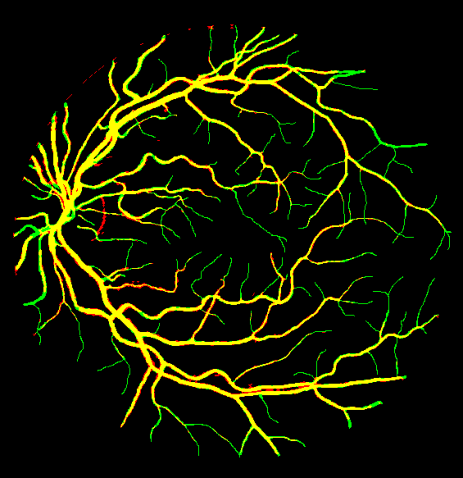
#> input picture comparison.png, 463 x 478 px; its folder holds only this picture in this run
$ python retinal_vessel_seg.py --image comparison.png
#> lines starting #> are read from the running program, lines starting #| are printed output that depends on the picture; after the words box and inside, x2 and y2 are one past the last pixel; in counts of white or black regions, pixels touching at a corner belong together
#> in main, original_img is the input picture: shape (478, 463, 3); mean B, G, R 0, 22.8, 20
import cv2
import numpy as np
from skimage import exposure
from skimage.morphology import black_tophat, closing, disk, dilation, erosion
from skimage.filters import threshold_otsu, frangi
from skimage.measure import label, regionprops
import matplotlib.pyplot as plt
import os
import argparse
import glob
from sklearn.metrics import accuracy_score, precision_score, recall_score, f1_score
from PIL import Image

def segment_retinal_vessels(image_path, mask_path=None):
#> called with image_path = 'comparison.png'
    img = cv2.imread(image_path)
    if img is None:
        print(f"Can't open image: {image_path}")
        raise ValueError(f"Can't open image: {image_path}")
    green_channel = img[:,:,1]
    clahe = cv2.createCLAHE(clipLimit=2.0, tileGridSize=(8,8))
    enhanced = clahe.apply(green_channel)
    if mask_path and os.path.exists(mask_path):
        mask_img = Image.open(mask_path)
        mask = np.array(mask_img) > 0
        kernel = cv2.getStructuringElement(cv2.MORPH_ELLIPSE, (7,7))
        mask = cv2.erode(mask.astype(np.uint8), kernel).astype(bool)
        enhanced = enhanced * mask
    else:
        mask = None
    kernel = cv2.getStructuringElement(cv2.MORPH_ELLIPSE, (13,13))
    bottom_hat = cv2.morphologyEx(enhanced, cv2.MORPH_BLACKHAT, kernel)
    if mask is not None:
        bottom_hat = bottom_hat * mask
    denoised = cv2.medianBlur(bottom_hat.astype(np.uint8), 3)
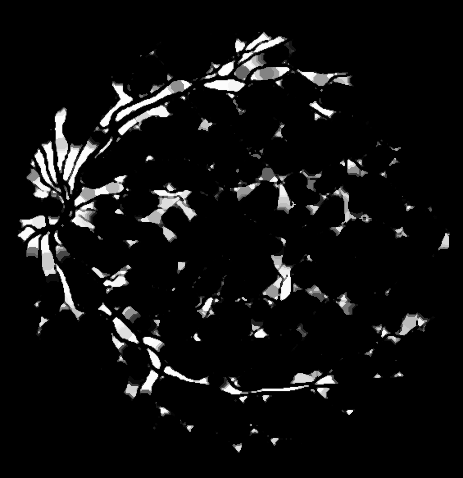
#> denoised: shape (478, 463); min 0, max 252, mean 15.7
    thresh = threshold_otsu(denoised)
#> thresh = 103
    binary = denoised > thresh
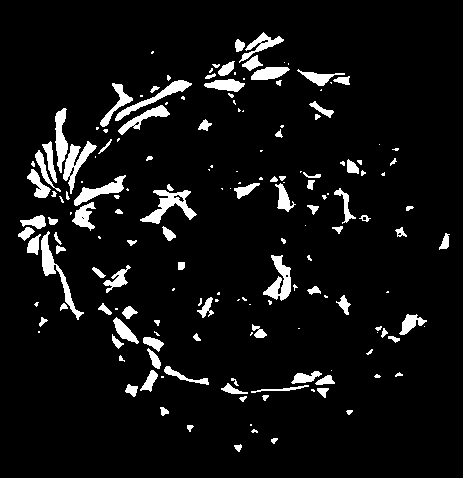
#> binary: shape (478, 463) bool; 6.8% white; 172 white regions (74 under 20 px)
    if mask is not None:
        binary = binary & mask
    labeled = label(binary)
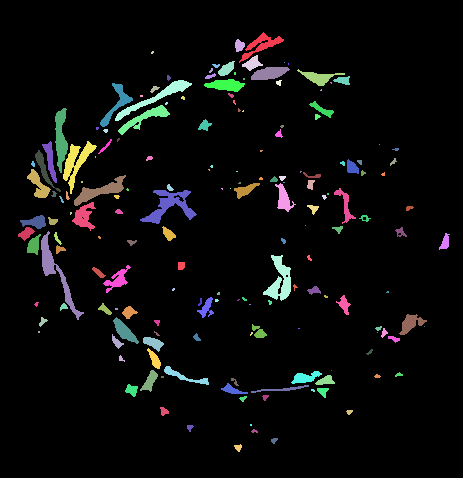
#> labeled: shape (478, 463) int32; 173 distinct labels, from 0 to 172; one colour per label, 0 black
    regions = regionprops(labeled)
#> regions = 172 regions; largest, box (x1, y1, x2, y2) and area: (140, 190, 197, 224) 725, (41, 231, 84, 320) 683, (63, 141, 97, 194) 621, (263, 255, 291, 301) 616, (115, 80, 192, 121) 563
    min_size = 80
    result_mask = np.zeros_like(binary)
    for region in regions:
        if region.area >= min_size:
            result_mask[labeled == region.label] = True
#> result_mask: shape (478, 463) bool; 5.6% white; 48 white regions, largest, box (x1, y1, x2, y2) and area: (140, 190, 197, 224) 725, (41, 231, 84, 320) 683, (63, 141, 97, 194) 621
    return result_mask

# [31 lines left out: function improved_segment_retinal_vessels, not called in this run]

def ensemble_segment_retinal_vessels(image_path, mask_path=None):
    mask1 = segment_retinal_vessels(image_path, mask_path)
    img = cv2.imread(image_path)
    if img is None:
        print(f"Can't open image: {image_path}")
        raise ValueError(f"Can't open image: {image_path}")
    green_channel = img[:,:,1]
    clahe = cv2.createCLAHE(clipLimit=2.0, tileGridSize=(8,8))
    enhanced = clahe.apply(green_channel)
    if mask_path and os.path.exists(mask_path):
        mask_img = Image.open(mask_path)
        mask = np.array(mask_img) > 0
        enhanced = enhanced * mask
    else:
        mask = None
    vesselness = frangi(enhanced, scale_range=(1, 10), beta=0.3, gamma=50)
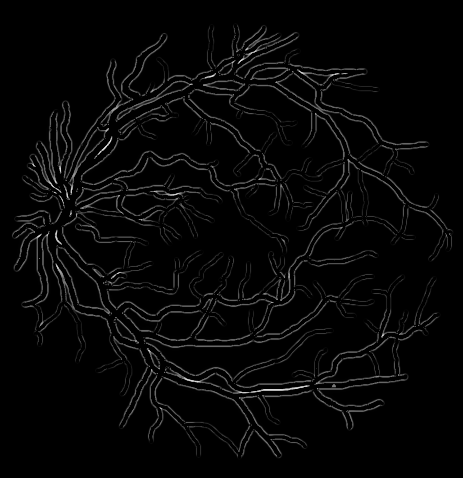
#> vesselness: shape (478, 463) float64; min 0, max 0.89, mean 0.0276
    vesselness = (vesselness * 255).astype(np.uint8)
    otsu_val = threshold_otsu(vesselness)
#> otsu_val = 37
    thresh_val = max(0, otsu_val - 10)
#> thresh_val = 27
    binary = (vesselness > thresh_val).astype(np.uint8)
#> binary: shape (478, 463); values 0 (black) and 1 (white), 9% white in thin lines or dots, all inside (x1, y1, x2, y2) = (12, 25, 452, 458)
    binary = closing(binary, disk(2))
#> binary: shape (478, 463); values 0 (black) and 1 (white), 15.9% white; 82 white regions (49 under 20 px), largest, box (x1, y1, x2, y2) and area: (60, 25, 452, 458) 24679, (12, 33, 277, 457) 7944, (276, 328, 331, 364) 310
    binary = dilation(binary, disk(1))
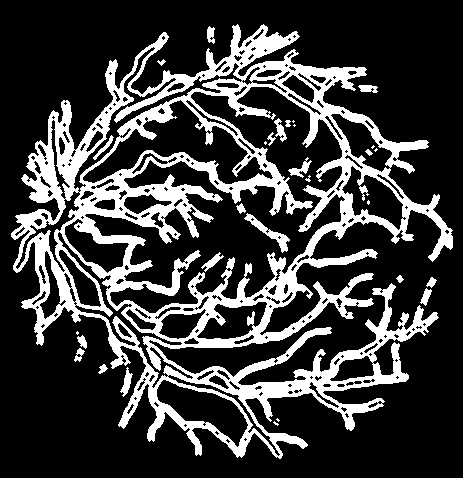
#> binary: shape (478, 463); values 0 (black) and 1 (white), 23.5% white; 30 white regions (10 under 20 px)
    binary = erosion(binary, disk(1))
    if mask is not None:
        binary = binary & mask
    labeled = label(binary)
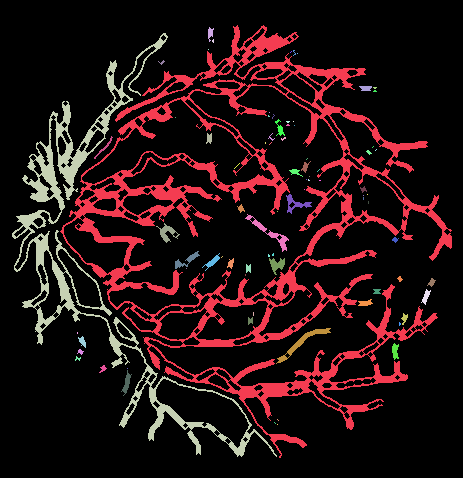
#> labeled: shape (478, 463) int64; 83 distinct labels, from 0 to 82; one colour per label, 0 black
    regions = regionprops(labeled)
#> regions = 82 regions; largest, box (x1, y1, x2, y2) and area: (60, 25, 452, 458) 24679, (12, 33, 277, 457) 7944, (276, 328, 331, 364) 310, (245, 214, 289, 252) 262, (286, 194, 312, 214) 168
    min_size = 3
    mask2 = np.zeros_like(binary)
    for region in regions:
        if region.area >= min_size:
            mask2[labeled == region.label] = True
#> this loop made 82 passes
    result_mask = mask1 | mask2
#> result_mask: shape (478, 463); values 0 (black) and 1 (white), 17.9% white; 50 white regions (22 under 20 px), largest, box (x1, y1, x2, y2) and area: (60, 25, 452, 458) 28032, (12, 33, 277, 457) 9425, (276, 328, 331, 364) 310
    return result_mask

# [24 lines left out: functions calculate_metrics, create_comparison_image, not called in this run]

def visualize_results(original_img, segmented_mask, ground_truth=None):
    if ground_truth is not None:
        comp_img = create_comparison_image(segmented_mask, ground_truth)
        plt.figure(figsize=(20, 5))
        plt.subplot(141)
        plt.imshow(cv2.cvtColor(original_img, cv2.COLOR_BGR2RGB))
        plt.title('Original Image')
        plt.axis('off')
        plt.subplot(142)
        plt.imshow(segmented_mask, cmap='gray')
        plt.title('Segmented Vessels')
        plt.axis('off')
        plt.subplot(143)
        plt.imshow(ground_truth, cmap='gray')
        plt.title('Ground Truth')
        plt.axis('off')
        plt.subplot(144)
        plt.imshow(comp_img)
        plt.title('Comparison (G=Missed, R=FP, Y=Correct)')
        plt.axis('off')
        plt.tight_layout()
        plt.show()
    else:
        plt.figure(figsize=(10, 5))
        plt.subplot(121)
        plt.imshow(cv2.cvtColor(original_img, cv2.COLOR_BGR2RGB))
        plt.title('Original Image')
        plt.axis('off')
        plt.subplot(122)
        plt.imshow(segmented_mask, cmap='gray')
        plt.title('Segmented Vessels')
        plt.axis('off')
        plt.tight_layout()
        plt.show()
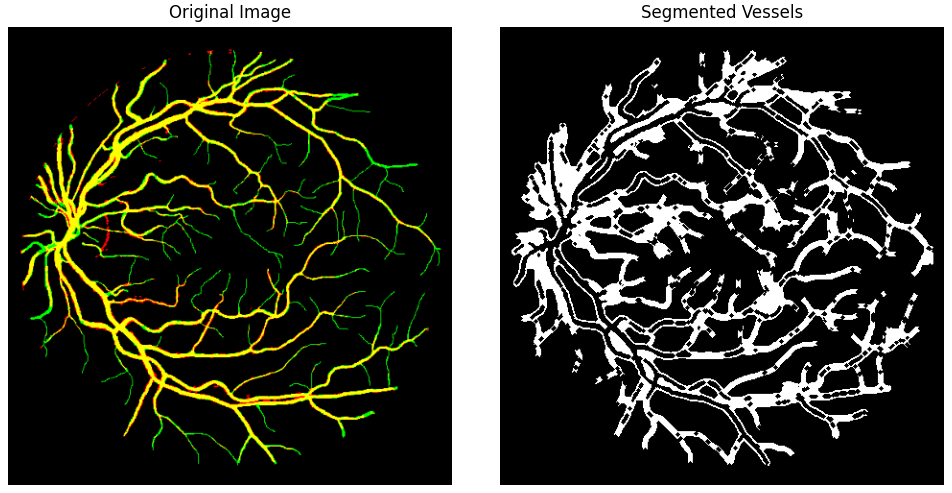
#> figure drawn by matplotlib, 2 panels

def get_ground_truth_path(image_path):
    base_name = os.path.basename(image_path)
    number = base_name.split('_')[0]
    return os.path.join('DRIVE', 'test', '1st_manual', f'{number}_manual1.gif')

# [18 lines left out: functions load_ground_truth, list_available_images, not called in this run]

def main():
    parser = argparse.ArgumentParser(description='Retinal Vessel Segmentation')
    parser.add_argument('--image', type=str, help='Path to the input image')
    parser.add_argument('--mask', type=str, help='Path to the mask image')
    parser.add_argument('--interactive', action='store_true', help='Run in interactive mode to select image')
    parser.add_argument('--no-ground-truth', action='store_true', help='Skip ground truth comparison')
    args = parser.parse_args()
    try:
        if args.interactive:
            available_images = list_available_images()
            if not available_images:
                print("No images found.")
                return
            print("\nAvailable images:")
            for i, img_path in enumerate(available_images, 1):
                print(f"{i}. {os.path.basename(img_path)}")
            while True:
                try:
                    choice = int(input("\nPick an image number (or 0 to exit): "))
                    if choice == 0:
                        return
                    if 1 <= choice <= len(available_images):
                        image_path = available_images[choice - 1]
                        base_name = os.path.basename(image_path)
                        number = base_name.split('_')[0]
                        mask_path = os.path.join('DRIVE', 'test', 'mask', f'{number}_test_mask.gif')
                        if not os.path.exists(mask_path):
                            print(f"No mask at {mask_path}")
                            mask_path = None
                        break
                    else:
                        print("Invalid choice.")
                except ValueError:
                    print("Enter a number.")
        elif args.image:
            image_path = args.image
            if args.mask:
                mask_path = args.mask
            else:
                base_name = os.path.basename(image_path)
                number = base_name.split('_')[0]
                mask_path = os.path.join('DRIVE', 'test', 'mask', f'{number}_test_mask.gif')
                if not os.path.exists(mask_path):
                    print(f"No mask at {mask_path}")
                    mask_path = None
        else:
            print("Give an image path or use --interactive.")
            return
        original_img = cv2.imread(image_path)
        if original_img is None:
            print(f"Can't open image: {image_path}")
            raise ValueError(f"Can't open image: {image_path}")
        segmented_mask = ensemble_segment_retinal_vessels(image_path, mask_path)
        ground_truth = None
        if not args.no_ground_truth:
            gt_path = get_ground_truth_path(image_path)
            if os.path.exists(gt_path):
                ground_truth = load_ground_truth(gt_path)
                if ground_truth is None:
                    print(f"Can't read ground truth at {gt_path}")
            else:
                print(f"No ground truth at {gt_path}")
        visualize_results(original_img, segmented_mask, ground_truth)
    except Exception as e:
        print("Something went wrong.")
        import traceback
        traceback.print_exc()

if __name__ == "__main__":
    main()
